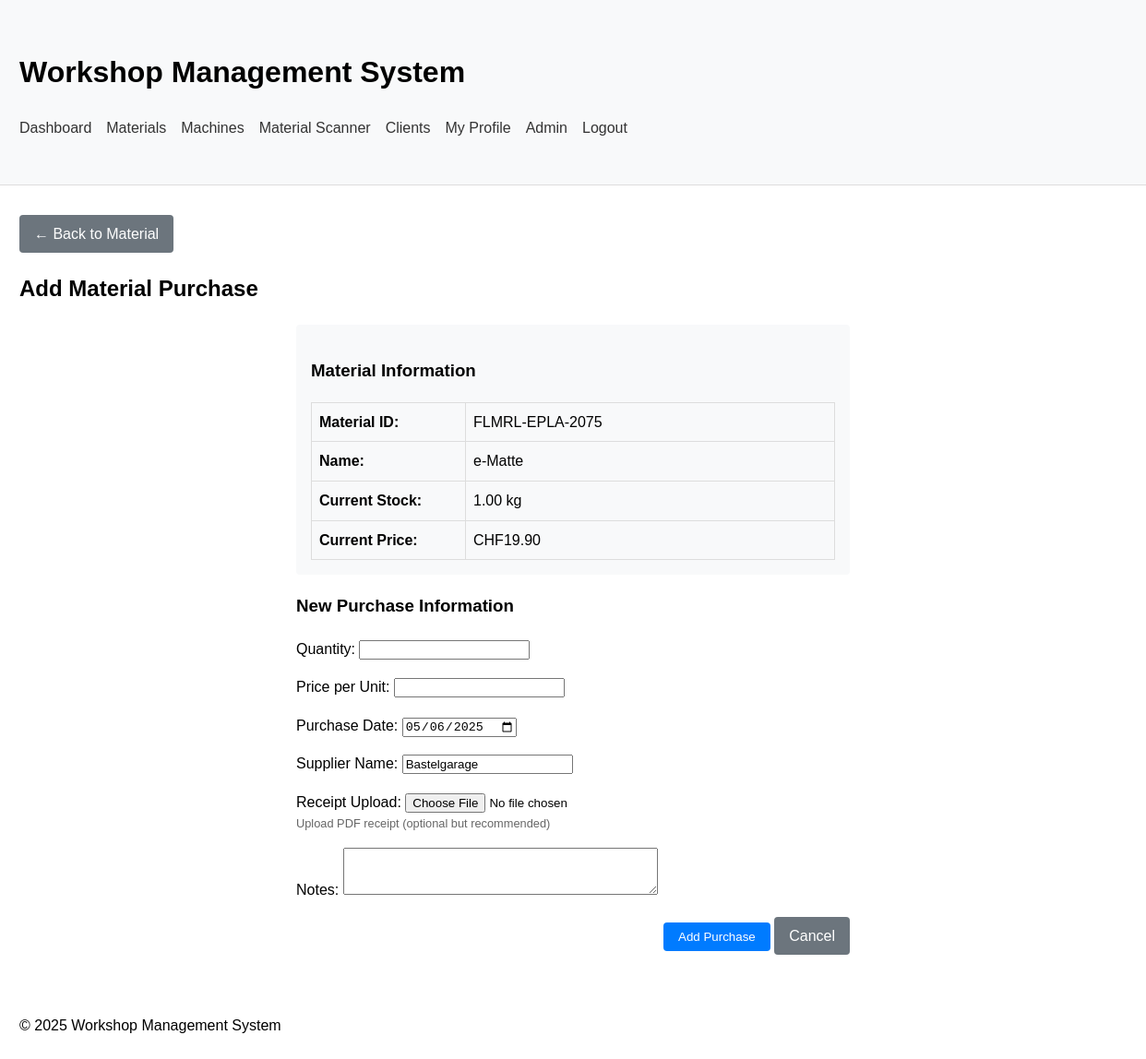
Page /materials/FLMRL-EPLA-2075/entry/add/ (signed in) on the committed database.
### workshop_app/models/material.py (models this page shows, shortened)
class Material(models.Model):
    material_id = models.CharField(max_length=20, unique=True)  # PRT-PLA-0001
    serial_number = models.CharField(max_length=50, blank=True, help_text="Manufacturer's serial number if applicable")
    supplier_sku = models.CharField(max_length=50, blank=True, help_text="Supplier's SKU or product code")
    name = models.CharField(max_length=100)
    material_type = models.ForeignKey(MaterialType, on_delete=models.CASCADE, related_name='materials')
    color = models.CharField(max_length=50, blank=True)
    dimensions = models.CharField(max_length=100, blank=True)  # For sheet materials
    unit_of_measurement = models.CharField(max_length=20)  # kg, sheet, m, etc.
    supplier_name = models.CharField(max_length=100, blank=True)
    brand_name = models.CharField(max_length=100, blank=True)
    current_stock = models.DecimalField(max_digits=10, decimal_places=2)
    minimum_stock_level = models.DecimalField(max_digits=10, decimal_places=2, null=True, blank=True)
    minimum_stock_alert = models.BooleanField(default=False)
    location_in_workshop = models.CharField(max_length=100, blank=True)
    purchase_date = models.DateField(null=True, blank=True)
    price_per_unit = models.DecimalField(max_digits=10, decimal_places=2, null=True, blank=True)
    expiration_date = models.DateField(null=True, blank=True)
    created_by = models.ForeignKey(User, on_delete=models.SET_NULL, null=True, blank=True, related_name='created_materials')
    created_at = models.DateTimeField(default=timezone.now)  # Using default instead of auto_now_add
    updated_at = models.DateTimeField(auto_now=True)
    project_association = models.CharField(max_length=100, blank=True)
    notes = models.TextField(blank=True)
    qr_code = models.ImageField(upload_to='qr_codes/materials/', blank=True)

### workshop_app/views/material_views.py (the view, shortened to what this page needs)
# urls.py: path('materials/<str:material_id>/entry/add/', material_entry_add, name='material_entry_add'),
@login_required
def material_entry_add(request, material_id):
    material = get_object_or_404(Material, Q(material_id=material_id) | Q(serial_number=material_id))
    quick_purchase = request.GET.get('quick_purchase', 'false') == 'true'
    if request.method == 'POST':
        form = MaterialEntryForm(request.POST, request.FILES, material=material)
        if form.is_valid():
            entry = form.save(commit=False)
            entry.material = material
            entry.save()
            material.update_price_and_stock()
            messages.success(request, 'Material purchase added successfully.')
            return redirect('workshop_app:material_detail', material_id=material.material_id)
    else:
        initial = {}
        form = MaterialEntryForm(material=material, initial=initial)
    context = {
        'form': form,
        'material': material,
        'title': 'Add Material Purchase',
        'quick_purchase': quick_purchase,
    }
    return render(request, 'workshop_app/materials/entry_form.html', context)

### workshop_app/forms/material_forms.py (shortened to what this page needs)
class MaterialEntryForm(forms.ModelForm):
    class Meta:
        model = MaterialEntry
        fields = [
            'quantity', 'price_per_unit', 'purchase_date',
            'receipt', 'supplier_name', 'notes'
        ]
        widgets = {
            'notes': forms.Textarea(attrs={'rows': 3}),
            'purchase_date': forms.DateInput(attrs={'type': 'date'}),
        }
    def __init__(self, *args, **kwargs):
        self.material = kwargs.pop('material', None)
        super().__init__(*args, **kwargs)
        self.fields['receipt'].help_text = "Upload PDF receipt (optional but recommended)"
        if self.material and self.material.supplier_name:
            self.fields['supplier_name'].initial = self.material.supplier_name

### workshop_app/templates/workshop_app/materials/entry_form.html (shortened to what this page needs)
{% extends 'workshop_app/base.html' %}
{% block content %}
    <div style="margin-bottom: 1rem;">
        <a href="{% url 'workshop_app:material_detail' material.material_id %}" class="btn btn-secondary">← Back to Material</a>
    </div>
    <h2>{{ title }}</h2>
    <div style="max-width: 600px; margin: 0 auto;">
        <div style="background-color: #f8f9fa; padding: 1rem; border-radius: 4px; margin-bottom: 1rem;">
            <h3>Material Information</h3>
            <table style="width: 100%;">
                <tr>
                    <th style="text-align: left; width: 150px;">Material ID:</th>
                    <td>{{ material.material_id }}</td>
                </tr>
                <tr>
                    <th style="text-align: left;">Name:</th>
                    <td>{{ material.name }}</td>
                </tr>
                <tr>
                    <th style="text-align: left;">Current Stock:</th>
                    <td>{{ material.current_stock }} {{ material.unit_of_measurement }}</td>
                </tr>
                <tr>
                    <th style="text-align: left;">Current Price:</th>
                    <td>{% if material.price_per_unit %}CHF{{ material.price_per_unit }}{% else %}Not set{% endif %}</td>
                </tr>
            </table>
        </div>
        <form method="post" enctype="multipart/form-data">
            <h3>{% if quick_purchase %}Quick Purchase Information{% else %}New Purchase Information{% endif %}</h3>
            <div style="margin-bottom: 1rem; {% if quick_purchase %}background-color: #e8f4ff; padding: 0.5rem; border-left: 4px solid #007bff;{% endif %}">
                <label for="{{ form.quantity.id_for_label }}">Quantity:</label>
                {{ form.quantity }}
            </div>
            <div style="margin-bottom: 1rem; {% if quick_purchase and form.price_per_unit.value %}background-color: #e8f4ff; padding: 0.5rem; border-left: 4px solid #007bff;{% endif %}">
                <label for="{{ form.price_per_unit.id_for_label }}">Price per Unit:</label>
                {{ form.price_per_unit }}
            </div>
            <div style="margin-bottom: 1rem; {% if quick_purchase %}background-color: #e8f4ff; padding: 0.5rem; border-left: 4px solid #007bff;{% endif %}">
                <label for="{{ form.purchase_date.id_for_label }}">Purchase Date:</label>
                {{ form.purchase_date }}
            </div>
            <div style="margin-bottom: 1rem; {% if quick_purchase and form.supplier_name.value %}background-color: #e8f4ff; padding: 0.5rem; border-left: 4px solid #007bff;{% endif %}">
                <label for="{{ form.supplier_name.id_for_label }}">Supplier Name:</label>
                {{ form.supplier_name }}
            </div>
            <div style="margin-bottom: 1rem; {% if quick_purchase %}background-color: #e8f4ff; padding: 0.5rem; border-left: 4px solid #007bff;{% endif %}">
                <label for="{{ form.receipt.id_for_label }}">Receipt Upload:</label>
                {{ form.receipt }}
                {% if form.receipt.help_text %}
                    <div style="font-size: 0.8rem; color: #666;">{{ form.receipt.help_text }}</div>
                {% endif %}
            </div>
            <div style="margin-bottom: 1rem;">
                <label for="{{ form.notes.id_for_label }}">Notes:</label>
                {{ form.notes }}
            </div>
            <div style="margin-top: 1rem; text-align: right;">
                <button type="submit" class="btn">{% if quick_purchase %}Record Purchase{% else %}Add Purchase{% endif %}</button>
                <a href="{% url 'workshop_app:material_detail' material.material_id %}" class="btn btn-secondary">Cancel</a>
            </div>
        </form>
    </div>
{% endblock %}

### workshop_app/templates/workshop_app/base.html (style rules this page uses)
body { font-family: Arial, sans-serif; margin: 0; padding: 0; line-height: 1.6; }
table { width: 100%; border-collapse: collapse; }
table, th, td { border: 1px solid #ddd; }
th, td { padding: 0.5rem; text-align: left; }
th { background-color: #f8f9fa; }
.btn { display: inline-block; padding: 0.5rem 1rem; background-color: #007bff; color: white; text-decoration: none; border-radius: 4px; border: none; cursor: pointer; }
.btn-secondary { background-color: #6c757d; }

### rows in the picture
Material: material_id "FLMRL-EPLA-2075", name "e-Matte", current_stock "1.00", unit_of_measurement "kg", price_per_unit "19.90", purchase_date "05/06/2025", supplier_name "Bastelgarage"

### other values in the picture
{{ title }} "Add Material Purchase"
